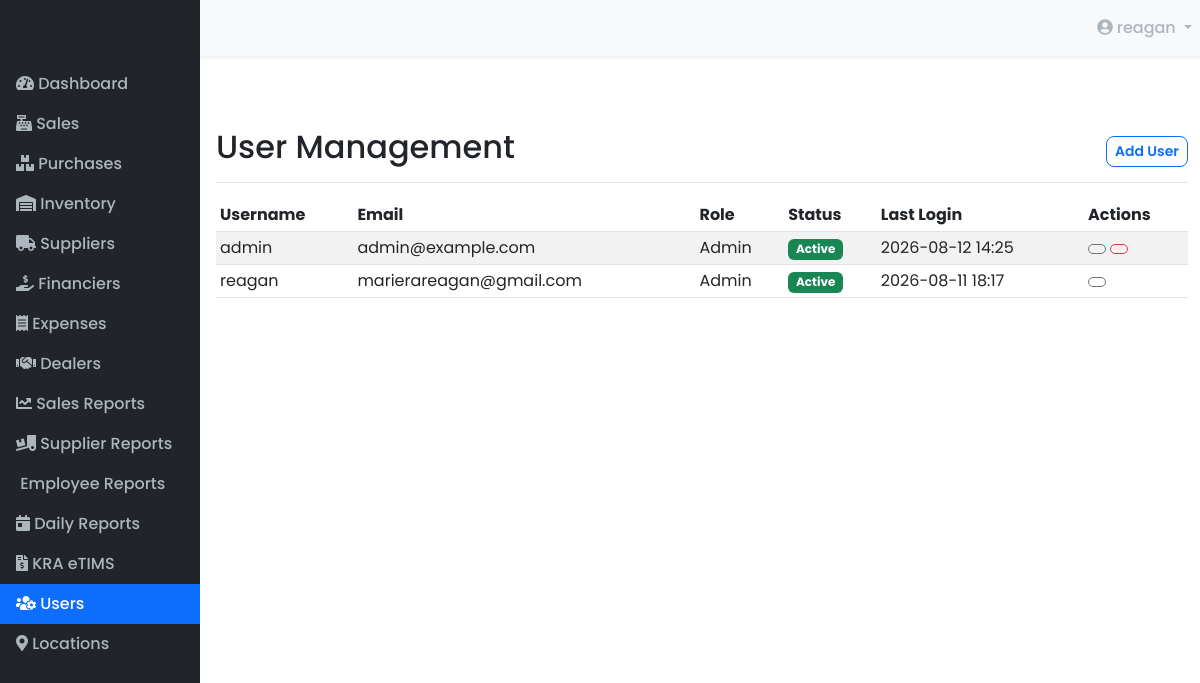
Page /admin/users (signed in) on the committed database.
### models.py (models this page shows, shortened)
class User(db.Model):
    __tablename__ = 'users'
    id = db.Column(db.Integer, primary_key=True)
    username = db.Column(db.String(50), unique=True, nullable=False)
    email = db.Column(db.String(100), unique=True, nullable=False)
    password_hash = db.Column(db.String(128), nullable=False)
    role = db.Column(db.String(20), default='cashier')  # cashier, manager, admin
    is_active = db.Column(db.Boolean, default=True)
    created_at = db.Column(db.DateTime, default=datetime.utcnow)
    last_login = db.Column(db.DateTime)
    location_id = db.Column(db.Integer, db.ForeignKey('locations.id'))
    location = db.relationship('Location', backref='users')

### app.py (the view)
@app.route('/admin/users')
@login_required(roles=['admin'])
def manage_users():
    users = User.query.order_by(User.username.asc()).all()
    locations = Location.query.all()
    return render_template('users.html', users=users, locations=locations)

### app.py (called while the page is built)
def login_required(roles=['cashier']):
    def decorator(f):
        from functools import wraps
        @wraps(f)
        def decorated_function(*args, **kwargs):
            if 'user_id' not in session:
                flash('You need to be logged in to access this page', 'danger')
                return redirect(url_for('login'))
            user = User.query.get(session['user_id'])
            if user is None:
                flash('User not found. Please log in again.', 'danger')
                return redirect(url_for('login'))
            if user.role not in roles and user.role != 'admin':
                flash('You do not have permission to access this page', 'danger')
                return redirect(url_for('dashboard'))
            return f(*args, **kwargs)
        return decorated_function
    return decorator

### templates/users.html (shortened to what this page needs)
{% extends "layouts/base.html" %}
{% block content %}
<div class="d-flex justify-content-between flex-wrap flex-md-nowrap align-items-center pt-3 pb-2 mb-3 border-bottom">
    <h1 class="h2">User Management</h1>
    <div class="btn-toolbar mb-2 mb-md-0">
        <button class="btn btn-sm btn-outline-primary" data-bs-toggle="modal" data-bs-target="#addUserModal">
             Add User
        </button>
    </div>
</div>
<div class="table-responsive">
    <table class="table table-striped table-sm">
        <thead>
            <tr>
                <th>Username</th>
                <th>Email</th>
                <th>Role</th>
                <th>Status</th>
                <th>Last Login</th>
                <th>Actions</th>
            </tr>
        </thead>
        <tbody>
            {% for user in users %}
            <tr>
                <td>{{ user.username }}</td>
                <td>{{ user.email }}</td>
                <td>{{ user.role|capitalize }}</td>
                <td>
                    {% if user.is_active %}
                    <span class="badge bg-success">Active</span>
                    {% else %}
                    <span class="badge bg-danger">Inactive</span>
                    {% endif %}
                </td>
                <td>
                    {% if user.last_login %}
                    {{ user.last_login.strftime('%Y-%m-%d %H:%M') }}
                    {% else %}
                    Never
                    {% endif %}
                </td>
                <td>
                    <button class="btn btn-sm btn-outline-secondary" title="Edit" data-bs-toggle="modal" data-bs-target="#editUserModal{{ user.id }}">
                    </button>
                    {% if user.id != session.user_id %}
                    <a href="{{ url_for('toggle_user_status', user_id=user.id) }}" class="btn btn-sm btn-outline-{{ 'danger' if user.is_active else 'success' }}" title="{{ 'Deactivate' if user.is_active else 'Activate' }}">
                    </a>
                    {% endif %}
                </td>
            </tr>
            {% endfor %}
        </tbody>
    </table>
</div>
{% endblock %}

### templates/partials/_navbar.html (shortened to what this page needs)
<nav class="navbar navbar-expand-lg navbar-light bg-light">
    <div class="container-fluid">
        <a class="navbar-brand" href="{{ url_for('dashboard') }}">
        </a>
        <div class="collapse navbar-collapse" id="navbarNav">
            <ul class="navbar-nav ms-auto">
                {% if 'user_id' in session %}
                <li class="nav-item dropdown">
                    <a class="nav-link dropdown-toggle" href="#" id="navbarDropdown" role="button" data-bs-toggle="dropdown" aria-expanded="false">
                        <i class="fas fa-user-circle"></i> {{ session['username'] }}
                    </a>
                </li>
                {% else %}
                <li class="nav-item">
                    <a class="nav-link" href="{{ url_for('login') }}"><i class="fas fa-sign-in-alt"></i> Login</a>
                </li>
                {% endif %}
            </ul>
        </div>
    </div>
</nav>

### static/css/new_styles.css (style rules this page uses)
body { font-family: 'Poppins', sans-serif; background-color: #f0f2f5; }
.container-fluid { padding-left: 0; padding-right: 0; }
.nav-link { color: #adb5bd; font-weight: 500; }
.navbar { background-color: #fff; box-shadow: 0 .125rem .25rem rgba(0,0,0,.075); }
.btn { border-radius: .5rem; font-weight: 600; }
.btn-outline-primary { color: #0d6efd; border-color: #0d6efd; }

### rows in the picture
User: username "reagan", email "marierareagan@gmail.com", role "Admin", is_active "Active", last_login "2026-08-11 18:17"
User: username "admin", email "admin@example.com", role "Admin", is_active "Active", last_login "2026-08-12 14:25"
